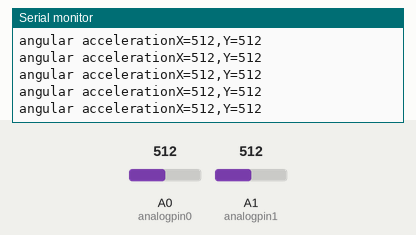
The sketch below on a simulated Arduino Uno, built with avr-gcc and run on an emulated ATmega328P. Parts: the last lines printed to the serial monitor. Inputs (shaded band) come from the test bench; at power-on: A1 (analogpin1) = 512, A0 (analogpin0) = 512.

Above: at 7.2 s.
7.3 s: A1 (analogpin1) set to 988
At 7.37 s:
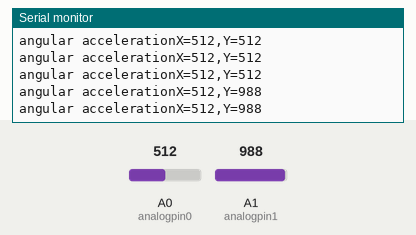
10.3 s: A1 (analogpin1) set to 1015
At 14.22 s:
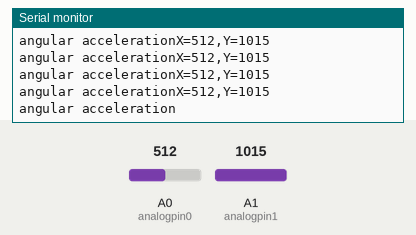
Timing chart, 0 to 14.3 s (numbered marks = the images above; inputs shaded):
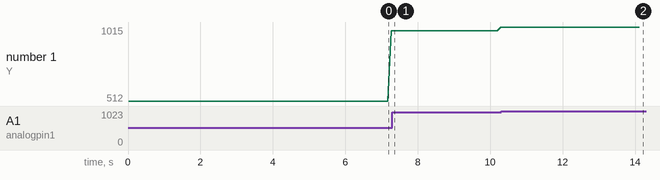

Measured:
- the behaviour switches between 999 and 1000 on A1 (analogpin1) (found by bisection; images 1 and 2)
- after the input at 7.3 s, the serial monitor: prints a new line after 0.07 s (image 1)
- after the input at 10.3 s, the serial monitor: prints a new line after 0.09 s (image 2)
- plotted number 1: 988 → 1015 after the input at 7.3 s

The sketch:

angular_acceleration.ino
```cpp
int analogpin0 = 0;
int analogpin1 = 1;
int data = 0;

void setup() {
  Serial.begin(9600);
  Serial.println("start");
}

void loop() {
  data = analogRead(analogpin0);
  Serial.print("X=");
  Serial.print(data);
  Serial.print(",");

  data = analogRead(analogpin1);
  Serial.print("Y=");
  Serial.print(data);

  Serial.print("\nangular acceleration");

  delay(100);
}
```
